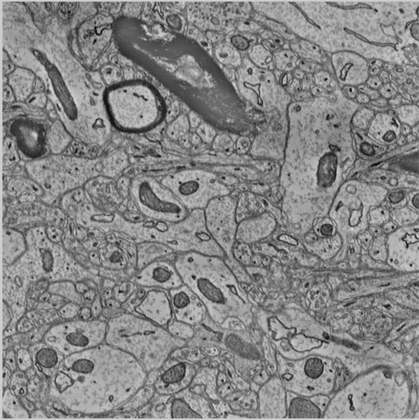
%> input picture Correlation/image.png, 419 x 420 px, shrunk from 1030 x 1032 before the run
$ octave DetectionGaussian.m   (GNU Octave 9; MATLAB toolbox functions it lacks are replaced by stand-ins)
%> lines starting %> are read from the running program, lines starting %| are printed output that depends on the picture; long printed decimals are rounded
### Correlation/NormalizeImage.m
function [ result ] = NormalizeImage( image )
%UNTITLED Summary of this function goes here
%   Detailed explanation goes here

maxi=max(max(image));
mini=min(min(image));

result=(image-mini)*(255)/(maxi-mini);
end

### Correlation/GaussianMatrix.m
function [ result ] = GaussianMatrix( r )
%UNTITLED3 Summary of this function goes here
%   Detailed explanation goes here

result=zeros(r+1,r+1);

for i=-1*r:1:r;
    for j=-1*r:1:r;
        result(i+r+1,j+r+1)=GaussianCompute(i,j,r);
    end;
end;


end

### Correlation/DetectionGaussian.m
close all;
clear all;
%image representing F(x,y)
I1=imread('image.png');
%> I1 is the input picture: size 420x419x3 uint8; min 2, max 223, mean 134.1
grayF=double(rgb2gray(I1));
result=grayF;
grayF=NormalizeImage(grayF);
%> in NormalizeImage, `maxi=max(max(image));`: maxi = 223
%> in NormalizeImage, `mini=min(min(image));`: mini = 2
%> in NormalizeImage, `result=(image-mini)*(255)/(maxi-mini);`:
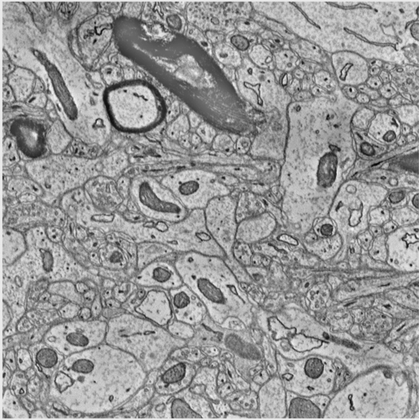
%> result: size 420x419 double; min 0, max 255, mean 152.4
figure, imshow(uint8(grayF));
[xMax, yMax]=size(grayF);
%> xMax = 420; yMax = 419

G=GaussianMatrix(20);
X=xcorr2(grayF,G);
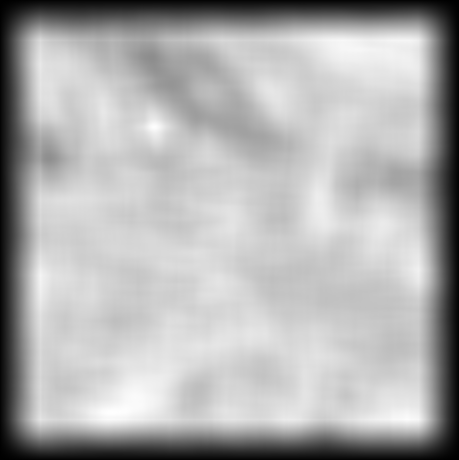
%> X: size 460x459 double; min 0.0341, max 89.19, mean 61.3; drawn with min black and max white
[xdim,ydim]=size(X);
%> xdim = 460; ydim = 459
disp(min(min(X)));
%| 0.03412
for i=1+21:1:xdim-21;
    for j=1+21:1:ydim-21;
        if(50<uint8(X(i,j)) && uint8(X(i,j))<60)
            result(i-21,j-21)=255;
        end;
    end;
end;
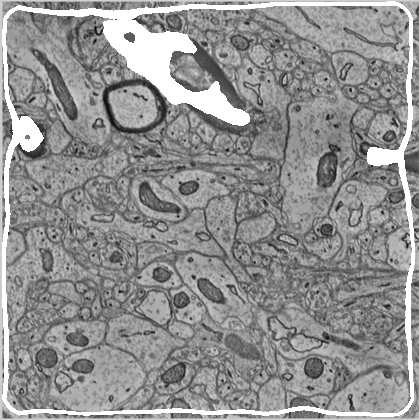
%> result: size 420x419 double; min 10, max 255, mean 144.8
disp(size(X));
%|    460   459
disp(size(result));
%|    420   419
disp(size(G));
figure, imshow(uint8(X));
%> after `imshow(uint8(X))`:
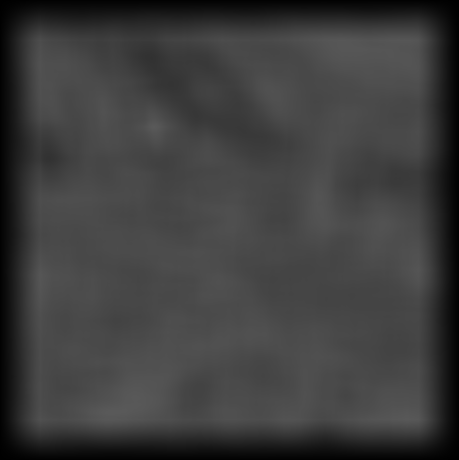
%> displayed picture: size 460x459, on the screen's scale of 0 to 255; min 0, max 89, mean 61.3
figure, imshow(uint8(result));

% [11 lines of commented-out code are left out]
